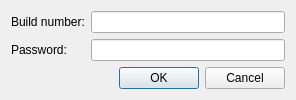
<?xml version="1.0" encoding="UTF-8"?>
<ui version="4.0">
 <class>QnBuildNumberDialog</class>
 <widget class="QDialog" name="QnBuildNumberDialog">
  <property name="geometry">
   <rect>
    <x>0</x>
    <y>0</y>
    <width>296</width>
    <height>95</height>
   </rect>
  </property>
  <property name="windowTitle">
   <string>Install specific build</string>
  </property>
  <layout class="QVBoxLayout" name="verticalLayout">
   <item>
    <layout class="QFormLayout" name="formLayout">
     <item row="0" column="0">
      <widget class="QLabel" name="buildNumberLabel">
       <property name="text">
        <string>Build number:</string>
       </property>
      </widget>
     </item>
     <item row="0" column="1">
      <widget class="QLineEdit" name="buildNumberEdit">
       <property name="inputMask">
        <string>99990</string>
       </property>
       <property name="maxLength">
        <number>5</number>
       </property>
      </widget>
     </item>
     <item row="1" column="0">
      <widget class="QLabel" name="passwordLabel">
       <property name="text">
        <string>Password:</string>
       </property>
      </widget>
     </item>
     <item row="1" column="1">
      <widget class="QLineEdit" name="passwordEdit"/>
     </item>
    </layout>
   </item>
   <item>
    <widget class="QDialogButtonBox" name="buttonBox">
     <property name="orientation">
      <enum>Qt::Horizontal</enum>
     </property>
     <property name="standardButtons">
      <set>QDialogButtonBox::Cancel|QDialogButtonBox::Ok</set>
     </property>
    </widget>
   </item>
  </layout>
 </widget>
 <resources/>
 <connections/>
</ui>
